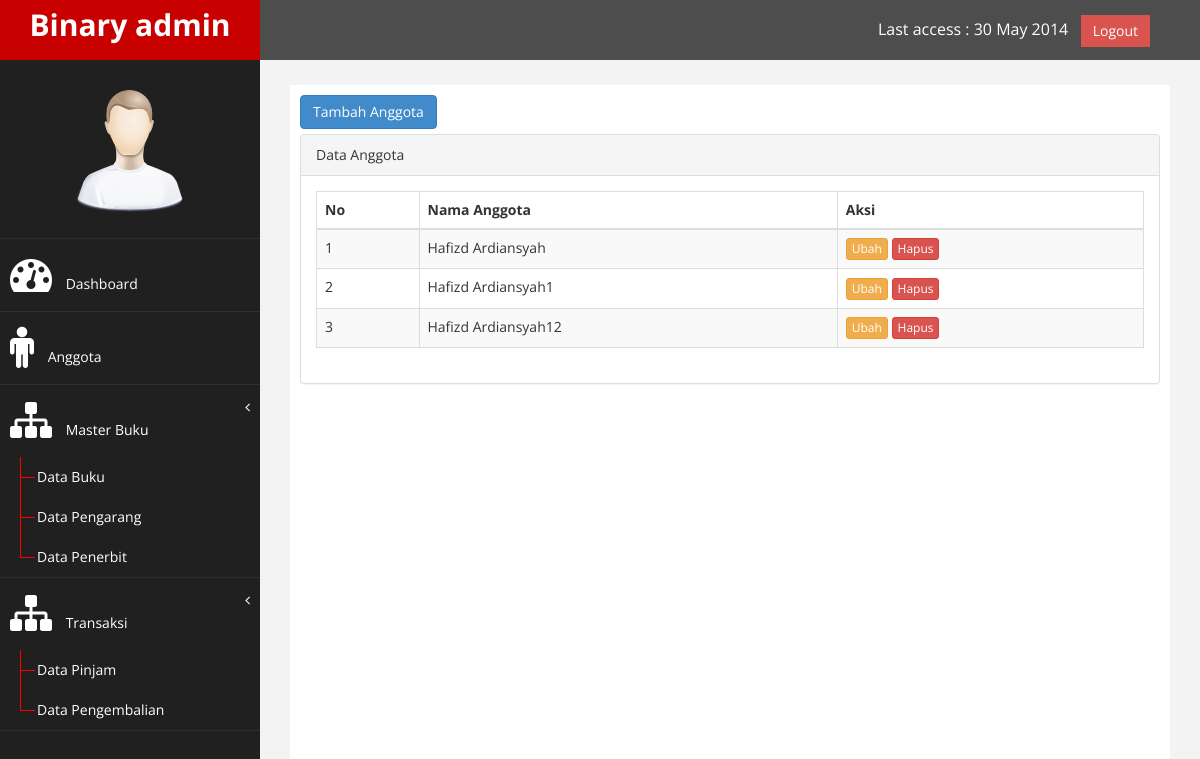
Page /page/index.php?page=anggota on the committed database.
### tables this page shows
CREATE TABLE `tb_anggota` (
  `id_anggota` int(11) NOT NULL,
  `nama_anggota` varchar(50) NOT NULL
);

### page/anggota/anggota.php (the view)
<a href="?page=anggota&aksi=tambahanggota"><button class="btn btn-primary" style="margin-bottom: 5px">Tambah Anggota</button></a>
  <div class="row">
                <div class="col-md-12">
                    <div class="panel panel-default">
                        <div class="panel-heading">
                             Data Anggota
                        </div>
                        <div class="panel-body">
                            <div class="table-responsive">
                                <table class="table table-striped table-bordered table-hover" id="buku">
                                    <thead>
                                        <tr>
                                            <th>No</th>
                                            <th>Nama Anggota</th>
                                            <th>Aksi</th>
                                        </tr>
                                    </thead>
                                    <tbody>
                                    	<?php
                                    		$sql = mysqli_query($koneksi, "SELECT * FROM tb_anggota");
                                    		$no = 1;
                                    		while ($tampil = mysqli_fetch_array($sql)) {
                                    	 ?>
                                    	 	<tr>
                                    	 		<td><?php echo $no++; ?></td>
                                    	 		<td><?php echo $tampil['nama_anggota']; ?></td>
                                                <td>
                                                    <a href="?page=anggota&aksi=editanggota&id=<?php echo $tampil['id_anggota']; ?>"><button class="btn btn-warning btn-xs">Ubah</button></a>
                                                    <a onclick="return confirm('Yakin Ingin Menghapus ?')" href="?page=anggota&aksi=hapusanggota&id=<?php echo $tampil['id_anggota']; ?>"><button class="btn btn-danger btn-xs">Hapus</button></a>
                                                </td>
                                    	 	</tr>
                                    	 <?php } ?>
                                    </tbody>
                                </table>
                            </div>
                        </div>
                   </div>
                </div>
</div>

### assets/css/custom.css (style rules this page uses)
body { font-family: 'Open Sans', sans-serif; }

### rows in the picture
tb_anggota: nama_anggota "Hafizd Ardiansyah"
tb_anggota: nama_anggota "Hafizd Ardiansyah1"
tb_anggota: nama_anggota "Hafizd Ardiansyah12"
